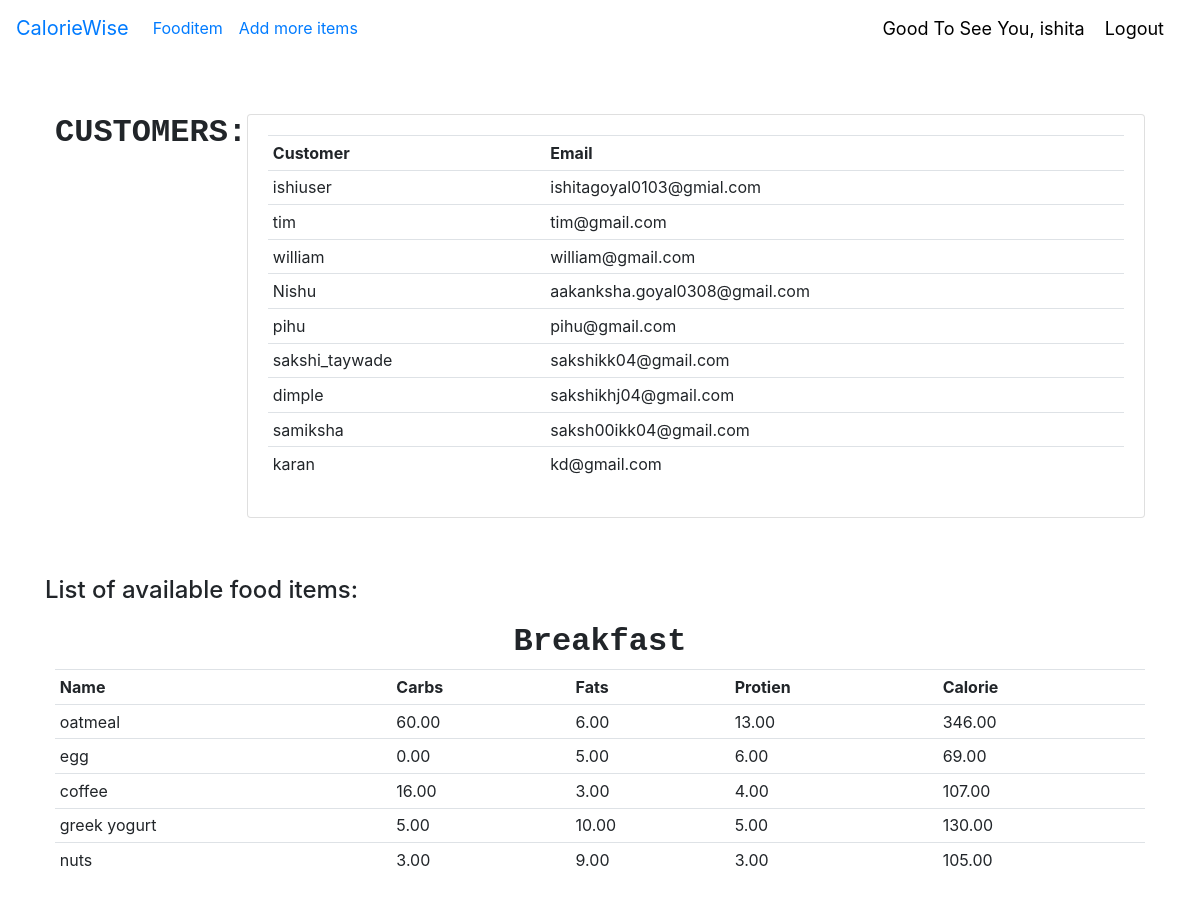
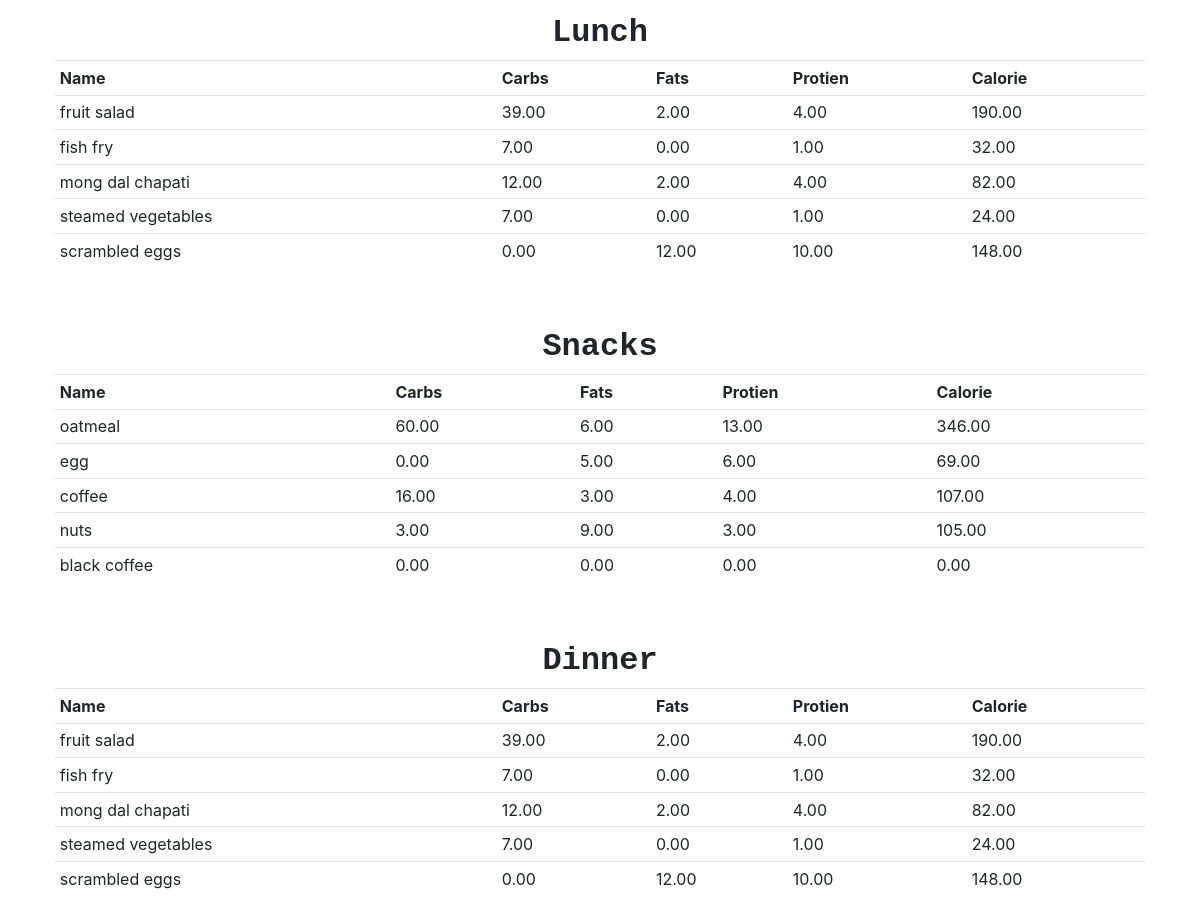
The app's page / (signed in) with its own data (2 pictures, top to bottom).
### Fityfeed/models.py (models this page shows, shortened)
class Customer(models.Model):
    user = models.OneToOneField(User, null=True, on_delete=models.CASCADE)
    name=models.CharField(max_length=200,null=True)
    email=models.CharField(max_length=200,null=True)
    date_created=models.DateTimeField(auto_now_add=True,null=True)

class Fooditem(models.Model):
    name = models.CharField(max_length=200)
    category = models.ManyToManyField(Category)
    carbohydrate = models.DecimalField(max_digits=5,decimal_places=2,default=0)
    fats = models.DecimalField(max_digits=5,decimal_places=2,default=0)
    protein = models.DecimalField(max_digits=5,decimal_places=2,default=0)
    calorie=models.DecimalField(max_digits=5,decimal_places=2,default=0,blank=True)
    quantity = models.IntegerField(default=1,null=True,blank=True)

### Fityfeed/decorators.py (the view)
    def wrapper_func(request,*args,**kwargs):
        group=None
        if request.user.groups.exists():
            group=request.user.groups.all()[0].name
        if group=='user':
            return redirect('userPage')
        if group=='admin':
            return view_func(request,*args,**kwargs)

### Fityfeed/views.py (called while the page is built)
@login_required(login_url='login')
@admin_only
def home(request):
    breakfast=Category.objects.filter(name='breakfast')[0].fooditem_set.all()[:5]
    lunch=Category.objects.filter(name='lunch')[0].fooditem_set.all()[:5]
    dinner=Category.objects.filter(name='dinner')[0].fooditem_set.all()[:5]
    snacks=Category.objects.filter(name='snacks')[0].fooditem_set.all()[:5]
    customers=Customer.objects.all()
    context={'breakfast':breakfast,
              'lunch':lunch,
              'dinner':dinner,
              'snacks':snacks,
              'customers':customers,
            }
    return render(request,'main.html',context)

### Fityfeed/templates/main.html (shortened to what this page needs)
{% load static %}
<!DOCTYPE html>
<html lang="en">
<head>
    <link rel="stylesheet" href="https://stackpath.bootstrapcdn.com/bootstrap/4.5.0/css/bootstrap.min.css"0>
    <link rel="stylesheet" href="{% static 'css/main.css' %}">
</head>
<body>
    {% include 'navbar.html' %}
    <br>
    <br>
    <div class="container">
    {% block content %}
        <div class="flex-box-row">
            <h5 id="heading">CUSTOMERS:</h5>
            <br>
            <br>
            <div class="card card-body">
               <table class="table table-sm">
                    <tr>
                        <th>Customer</th>
                        <th>Email</th>
                    </tr>
                    {% for cust in customers %}
                    <tr>
                        <td>{{cust.name}} </td>
                        <td> {{cust.email}} </td>
                    </tr>
                    {% endfor %}
                </table>
            </div>
        </div>
        <br><br>
    <h4>List of available food items:</h4>
        <div class="flex-box-row">
            <h5 id="heading">Breakfast</h5>
               <table class="table table-sm">
                    <tr>
                        <th>Name</th>
                        <th>Carbs</th>
                        <th>Fats</th>
                        <th>Protien</th>
                        <th>Calorie</th>
                    </tr>
                   {% for items in breakfast %}
                    <tr>
                        <td>{{items.name}} </td>
                        <td>{{items.carbohydrate}} </td>
                        <td>{{items.fats}} </td>
                        <td>{{items.protein}} </td>
                        <td>{{items.calorie}} </td>
                        </tr>
                    {% endfor %}
                </table>
        </div>
<br>
        <div class="flex-box-row">
            <h5 id="heading">Lunch</h5>
             <table class="table table-sm">
                    <tr>
                        <th>Name</th>
                        <th>Carbs</th>
                        <th>Fats</th>
                        <th>Protien</th>
                        <th>Calorie</th>
                    </tr>
                   {% for items in lunch %}
                    <tr>
                        <td>{{items.name}} </td>
                        <td>{{items.carbohydrate}} </td>
                        <td>{{items.fats}} </td>
                        <td>{{items.protein}} </td>
                        <td>{{items.calorie}} </td>
                        </tr>
                    {% endfor %}
                </table>
        </div>
        <br>
        <div class="flex-box-row">
            <h5 id="heading">Snacks</h5>
                <table class="table table-sm">
                    <tr>
                        <th>Name</th>
                        <th>Carbs</th>
                        <th>Fats</th>
                        <th>Protien</th>
                        <th>Calorie</th>
                    </tr>
                   {% for items in snacks %}
                    <tr>
                        <td>{{items.name}} </td>
                        <td>{{items.carbohydrate}} </td>
                        <td>{{items.fats}} </td>
                        <td>{{items.protein}} </td>
                        <td>{{items.calorie}} </td>
                        </tr>
                    {% endfor %}
                </table>
        </div>
        <br>
        <div class="flex-box-row">
            <h5 id="heading">Dinner</h5>
                <table class="table table-sm">
                    <tr>
                        <th>Name</th>
                        <th>Carbs</th>
                        <th>Fats</th>
                        <th>Protien</th>
                        <th>Calorie</th>
                    </tr>
                   {% for items in dinner %}
                    <tr>
                        <td>{{items.name}} </td>
                        <td>{{items.carbohydrate}} </td>
                        <td>{{items.fats}} </td>
                        <td>{{items.protein}} </td>
                        <td>{{items.calorie}} </td>
                        </tr>
                    {% endfor %}
                </table>
        </div>
<br>
    {% endblock %}
    </div>
</body>
</html>

### Fityfeed/templates/navbar.html (shortened to what this page needs)
{% load static%}
<nav class="navbar navbar-expand-lg navbar-bg-transparent bg-white">
    <a class="navbar-brand" href="{% url 'home' %}">CalorieWise</a>
    <div class="collapse navbar-collapse" id="navbarSupportedContent">
    {% if request.user.is_staff %}
      <ul class="navbar-nav mr-auto">
        <li class="nav-item active">
          <a class="nav-link" href="{% url 'fooditem' %}">Fooditem<span class="sr-only">(current)</span></a>
        </li>
        <li class="nav-item">
          <a class="nav-link" href="{% url 'createfooditem' %}">Add more items</a>
        </li>
      </ul>
    {% endif %}
    </div>
    <span class="hello-msg">Good To See You, {{request.user}}</span>
    <span ><a  class="hello-msg" href="{% url 'logout' %}">Logout</a></span>
  </nav>

### static/css/main.css (style rules this page uses)
.flex-box-row { display:flex; padding : 10px; flex-wrap: wrap; justify-content: space-around; }
#heading { text-shadow: antiquewhite; font-family: 'Courier New', Courier, monospace; font-weight: 550; font-size: xx-large; text-align: left; }

### Fityfeed/templates/navbar.html (style rules this page uses)
.hello-msg { font-size: 18px; color: black; margin-right: 20px; }

### records on screen
Customer: name "ishiuser", email "ishitagoyal0103@gmial.com"
Customer: name "tim", email "tim@gmail.com"
Customer: name "william", email "william@gmail.com"
Customer: name "Nishu", email "aakanksha.goyal0308@gmail.com"
Customer: name "pihu", email "pihu@gmail.com"
Customer: name "sakshi_taywade", email "sakshikk04@gmail.com"
Customer: name "dimple", email "sakshikhj04@gmail.com"
Customer: name "samiksha", email "saksh00ikk04@gmail.com"
Customer: name "karan", email "kd@gmail.com"
Fooditem: name "oatmeal", carbohydrate "60.00", fats "6.00", protein "13.00", calorie "346.00"
Fooditem: name "egg", carbohydrate "0.00", fats "5.00", protein "6.00", calorie "69.00"
Fooditem: name "coffee", carbohydrate "16.00", fats "3.00", protein "4.00", calorie "107.00"
Fooditem: name "greek yogurt", carbohydrate "5.00", fats "10.00", protein "5.00", calorie "130.00"
Fooditem: name "nuts", carbohydrate "3.00", fats "9.00", protein "3.00", calorie "105.00"
Fooditem: name "fruit salad", carbohydrate "39.00", fats "2.00", protein "4.00", calorie "190.00"
Fooditem: name "fish fry", carbohydrate "7.00", fats "0.00", protein "1.00", calorie "32.00"
Fooditem: name "mong dal chapati", carbohydrate "12.00", fats "2.00", protein "4.00", calorie "82.00"
Fooditem: name "steamed vegetables", carbohydrate "7.00", fats "0.00", protein "1.00", calorie "24.00"
Fooditem: name "scrambled eggs", carbohydrate "0.00", fats "12.00", protein "10.00", calorie "148.00"
Fooditem: name "black coffee", carbohydrate "0.00", fats "0.00", protein "0.00", calorie "0.00"

### other values on screen
{{ request.user }} "ishita"
